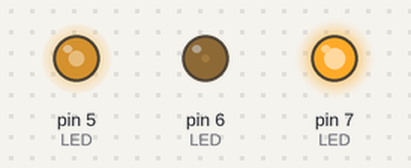
Recording of a sketch running on a simulated Arduino Uno, built with avr-gcc and run on an emulated ATmega328P. On the bench: output pins drawn as LEDs (lit = HIGH). Random numbers use the default seed unless the sketch sets one.

Above: at 0.1 s.
At 3.1 s:
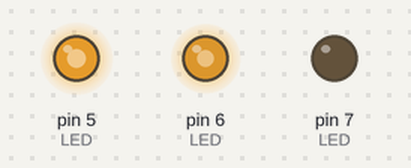
At 9.1 s:
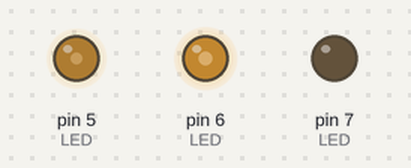
At 20.1 s:
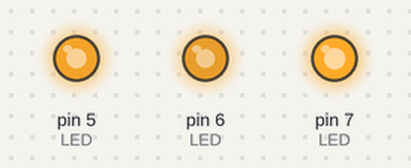
At 30.1 s:
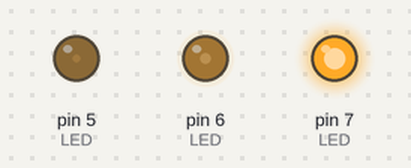
At 39.1 s:
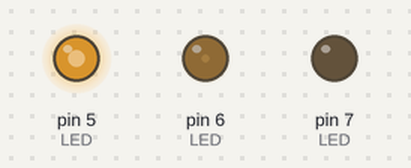
Timing chart, 0 to 40.0 s (numbered marks = the images above):
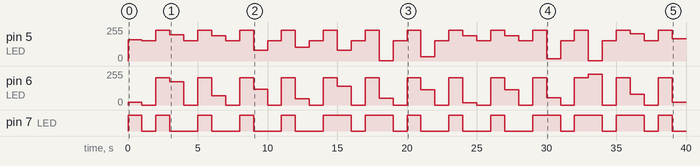

Measured:
- by itself, pin 6 (LED): 0/255 → 19/255 at 0.00 s, → 0/255 1.0 s later, → 204/255 1.0 s later, → 175/255 1.0 s later, … (40 changes in this stretch)
- by itself, pin 7 (LED): LOW → HIGH at 0.00 s, → LOW 1.0 s later, → HIGH 1.0 s later, → LOW 1.0 s later, … (28 changes in this stretch)

The sketch:

rbgfunctionrandom.ino
```cpp
// C++ code
//
void setup()
{
  pinMode(7, OUTPUT); // 빨간색 LED 핀을 출력 모드로 설정
  pinMode(6, OUTPUT); // 초록색 LED 핀을 출력 모드로 설정
  pinMode(5, OUTPUT); // 파란색 LED 핀을 출력 모드로 설정
}

void loop()
{
  int red = random(0, 255); // 빨간색 값을 무작위로 설정 (0-255)
  int green = random(0, 255); // 초록색 값을 무작위로 설정 (0-255)
  int blue = random(0, 255); // 파란색 값을 무작위로 설정 (0-255)
  change_color(red, green, blue); // 무작위 색상으로 LED 색상 변경
  delay(1000); // 1초 대기
  navy(); // 네이비 색상으로 변경
  delay(1000); // 1초 대기
  pink(); // 핑크 색상으로 변경
  delay(1000); // 1초 대기
}

void change_color(int red, int green, int blue)
{
  analogWrite(7, red); // 빨간색 LED 밝기 설정
  analogWrite(6, green); // 초록색 LED 밝기 설정
  analogWrite(5, blue); // 파란색 LED 밝기 설정
}

void navy()
{
  analogWrite(5, 153); // 파란색 LED를 153으로 설정
  analogWrite(6, 0); // 초록색 LED를 0으로 설정
  analogWrite(7, 0); // 빨간색 LED를 0으로 설정
}

void pink()
{
  analogWrite(5, 229); // 파란색 LED를 229로 설정
  analogWrite(6, 204); // 초록색 LED를 204로 설정
  analogWrite(7, 255); // 빨간색 LED를 255로 설정
}
```
